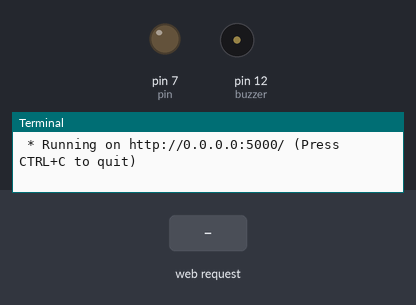
Bench run of a program on a simulated Raspberry Pi (header pin numbers). Shown: output pins drawn as LEDs (lit = HIGH), buzzer (waves = sounding), the last lines printed to the terminal. Inputs (shaded band) come from the test bench. The clock reads 2024-03-15 10:24:30 at power-on unless the program sets it.

Above: at 1.2 s.
1.3 s: HTTP request for /led/on received
At 2.0 s:
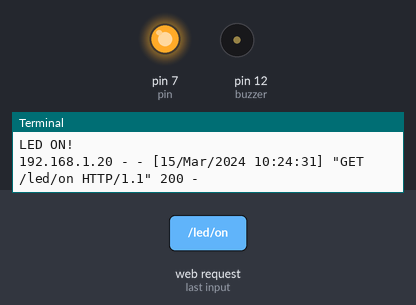
2.8 s: HTTP request for /led/off received
At 3.2 s:
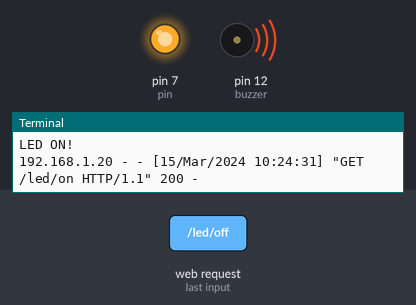
Timing chart, 0 to 10.3 s (numbered marks = the images above; inputs shaded):
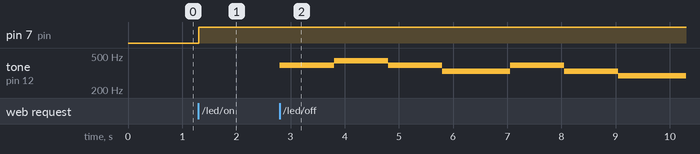

Measured:
- after the input at 1.3 s, pin 7 (pin): LOW → HIGH at once
- after the input at 2.8 s, tone on pin 12 (buzzer): plays 392 Hz for 1.0 s, 440 Hz for 1.0 s, 392 Hz for 1.0 s, 330 Hz for 1.3 s, 392 Hz for 1.0 s, 330 Hz for 1.0 s … (7 notes in this stretch), starting at once

The program:

index.py
```python
# 웹서버 프로그램 웹 브라우저에서 http://localhost:5000/로 접속하면
# index.html을 실행하고 버튼을 이용하여 LED 작동시킴

from flask import Flask, request
from flask import render_template
import RPi.GPIO as GPIO
import time

light_on= False

app = Flask(__name__)
GPIO.setmode(GPIO.BOARD)                    #BOARD는 커넥터 pin번호 사용

pin=7
buzzer= 12

GPIO.setup(pin, GPIO.OUT, initial=GPIO.LOW)
GPIO.setup(buzzer, GPIO.OUT)

# PWM 인스턴스 p를 만들고  GPIO 18번을 PWM 핀으로 설정, 주파수  = 100Hz
p = GPIO.PWM(buzzer, 100)

Frq = [ [392,392,440,440,392,392,330],
[392,392,330,330,294],
[392,392,440,440,392,392,330],
[392,330,294,330,262 ] ]

speed = 0.5 # 음과 음 사이 연주시간 설정 (0.5초)
delay_Value = 0.75


@app.route("/")
def home():
    return render_template('index.html')

@app.route("/led/on")                       # index.html에서 이 주소를 접속하여 해당 함수를 실행
def led_on():
    try:
        global light_on    # Global 변수선언
        if light_on == False:  # LED 불이 꺼져있을때
            GPIO.output(pin,1)   # LED ON
            #buttonLed.config(text="LED OFF")
            print("LED ON!")
            light_on=True
            return "ok1"
        else:                                # LED 불이 져있을때
            GPIO.output(pin,0)  # LED OFF
            #buttonLed.config(text="LED ON")
            print("LED OFF!")
            light_on=False
            return "ok2"  # False <=> True
    except :
        return "fail"

@app.route("/led/off")
def led_off():
    p.start(10)  # PWM 시작 , 듀티사이클 10 (충분)
    try:
        while 1:
            for i in range(4):
                for fr in Frq[i]:
                    p.ChangeFrequency(fr)    #주파수를 fr로 변경
                    time.sleep(speed)       #speed 초만큼 딜레이 (0.5s)
                time.sleep(delay_Value)
        return "ok"
    except :
        pass                       # 무한반복을 빠져나와 아래의 코드를 실행
        p.stop()                        # PWM을 종료
        GPIO.cleanup()                 # GPIO 설정을 초기화
        return "fail"

if __name__ == "__main__":
    app.run(host="0.0.0.0")
```
